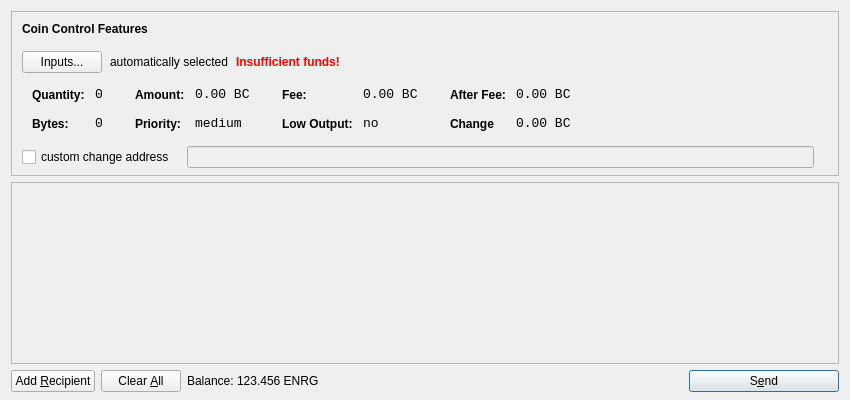
<?xml version="1.0" encoding="UTF-8"?>
<ui version="4.0">
 <class>SendCoinsDialog</class>
 <widget class="QDialog" name="SendCoinsDialog">
  <property name="geometry">
   <rect>
    <x>0</x>
    <y>0</y>
    <width>850</width>
    <height>400</height>
   </rect>
  </property>
  <property name="windowTitle">
   <string>Send Coins</string>
  </property>
  <layout class="QVBoxLayout" name="verticalLayout" stretch="0,1,0">
   <property name="bottomMargin">
    <number>8</number>
   </property>
   <item>
    <widget class="QFrame" name="frameCoinControl">
     <property name="sizePolicy">
      <sizepolicy hsizetype="Expanding" vsizetype="Expanding">
       <horstretch>0</horstretch>
       <verstretch>0</verstretch>
      </sizepolicy>
     </property>
     <property name="maximumSize">
      <size>
       <width>16777215</width>
       <height>16777215</height>
      </size>
     </property>
     <property name="frameShape">
      <enum>QFrame::StyledPanel</enum>
     </property>
     <property name="frameShadow">
      <enum>QFrame::Sunken</enum>
     </property>
     <layout class="QVBoxLayout" name="verticalLayoutCoinControl2">
      <property name="spacing">
       <number>-1</number>
      </property>
      <property name="leftMargin">
       <number>0</number>
      </property>
      <property name="topMargin">
       <number>0</number>
      </property>
      <property name="rightMargin">
       <number>0</number>
      </property>
      <property name="bottomMargin">
       <number>6</number>
      </property>
      <item>
       <layout class="QVBoxLayout" name="verticalLayoutCoinControl" stretch="0,0,0,0,1">
        <property name="spacing">
         <number>0</number>
        </property>
        <property name="leftMargin">
         <number>10</number>
        </property>
        <property name="topMargin">
         <number>10</number>
        </property>
        <item>
         <layout class="QHBoxLayout" name="horizontalLayoutCoinControl1">
          <property name="bottomMargin">
           <number>15</number>
          </property>
          <item>
           <widget class="QLabel" name="labelCoinControlFeatures">
            <property name="sizePolicy">
             <sizepolicy hsizetype="Preferred" vsizetype="Maximum">
              <horstretch>0</horstretch>
              <verstretch>0</verstretch>
             </sizepolicy>
            </property>
            <property name="font">
             <font>
              <weight>75</weight>
              <bold>true</bold>
             </font>
            </property>
            <property name="styleSheet">
             <string notr="true">font-weight:bold;</string>
            </property>
            <property name="text">
             <string>Coin Control Features</string>
            </property>
           </widget>
          </item>
         </layout>
        </item>
        <item>
         <layout class="QHBoxLayout" name="horizontalLayoutCoinControl2" stretch="0,0,0,0">
          <property name="spacing">
           <number>8</number>
          </property>
          <property name="bottomMargin">
           <number>10</number>
          </property>
          <item>
           <widget class="QPushButton" name="pushButtonCoinControl">
            <property name="styleSheet">
             <string notr="true"/>
            </property>
            <property name="text">
             <string>Inputs...</string>
            </property>
           </widget>
          </item>
          <item>
           <widget class="QLabel" name="labelCoinControlAutomaticallySelected">
            <property name="text">
             <string>automatically selected</string>
            </property>
            <property name="margin">
             <number>5</number>
            </property>
           </widget>
          </item>
          <item>
           <widget class="QLabel" name="labelCoinControlInsuffFunds">
            <property name="font">
             <font>
              <weight>75</weight>
              <bold>true</bold>
             </font>
            </property>
            <property name="styleSheet">
             <string notr="true">color:red;font-weight:bold;</string>
            </property>
            <property name="text">
             <string>Insufficient funds!</string>
            </property>
            <property name="margin">
             <number>5</number>
            </property>
           </widget>
          </item>
          <item>
           <spacer name="horizontalSpacerCoinControl">
            <property name="orientation">
             <enum>Qt::Horizontal</enum>
            </property>
            <property name="sizeHint" stdset="0">
             <size>
              <width>40</width>
              <height>1</height>
             </size>
            </property>
           </spacer>
          </item>
         </layout>
        </item>
        <item>
         <widget class="QWidget" name="widgetCoinControl" native="true">
          <property name="sizePolicy">
           <sizepolicy hsizetype="Preferred" vsizetype="Preferred">
            <horstretch>0</horstretch>
            <verstretch>0</verstretch>
           </sizepolicy>
          </property>
          <property name="minimumSize">
           <size>
            <width>0</width>
            <height>0</height>
           </size>
          </property>
          <property name="styleSheet">
           <string notr="true"/>
          </property>
          <layout class="QHBoxLayout" name="horizontalLayoutCoinControl5">
           <property name="margin">
            <number>0</number>
           </property>
           <item>
            <layout class="QHBoxLayout" name="horizontalLayoutCoinControl3" stretch="0,0,0,1">
             <property name="spacing">
              <number>20</number>
             </property>
             <property name="topMargin">
              <number>0</number>
             </property>
             <property name="bottomMargin">
              <number>10</number>
             </property>
             <item>
              <layout class="QFormLayout" name="formLayoutCoinControl1">
               <property name="horizontalSpacing">
                <number>10</number>
               </property>
               <property name="verticalSpacing">
                <number>14</number>
               </property>
               <property name="leftMargin">
                <number>10</number>
               </property>
               <property name="topMargin">
                <number>4</number>
               </property>
               <property name="rightMargin">
                <number>6</number>
               </property>
               <item row="0" column="0">
                <widget class="QLabel" name="labelCoinControlQuantityText">
                 <property name="styleSheet">
                  <string notr="true">font-weight:bold;</string>
                 </property>
                 <property name="text">
                  <string>Quantity:</string>
                 </property>
                 <property name="margin">
                  <number>0</number>
                 </property>
                </widget>
               </item>
               <item row="0" column="1">
                <widget class="QLabel" name="labelCoinControlQuantity">
                 <property name="font">
                  <font>
                   <family>Monospace</family>
                   <pointsize>10</pointsize>
                  </font>
                 </property>
                 <property name="cursor">
                  <cursorShape>IBeamCursor</cursorShape>
                 </property>
                 <property name="contextMenuPolicy">
                  <enum>Qt::ActionsContextMenu</enum>
                 </property>
                 <property name="text">
                  <string>0</string>
                 </property>
                 <property name="margin">
                  <number>0</number>
                 </property>
                 <property name="textInteractionFlags">
                  <set>Qt::LinksAccessibleByMouse|Qt::TextSelectableByKeyboard|Qt::TextSelectableByMouse</set>
                 </property>
                </widget>
               </item>
               <item row="1" column="0">
                <widget class="QLabel" name="labelCoinControlBytesText">
                 <property name="styleSheet">
                  <string notr="true">font-weight:bold;</string>
                 </property>
                 <property name="text">
                  <string>Bytes:</string>
                 </property>
                </widget>
               </item>
               <item row="1" column="1">
                <widget class="QLabel" name="labelCoinControlBytes">
                 <property name="font">
                  <font>
                   <family>Monospace</family>
                   <pointsize>10</pointsize>
                  </font>
                 </property>
                 <property name="cursor">
                  <cursorShape>IBeamCursor</cursorShape>
                 </property>
                 <property name="contextMenuPolicy">
                  <enum>Qt::ActionsContextMenu</enum>
                 </property>
                 <property name="text">
                  <string>0</string>
                 </property>
                 <property name="textInteractionFlags">
                  <set>Qt::LinksAccessibleByMouse|Qt::TextSelectableByKeyboard|Qt::TextSelectableByMouse</set>
                 </property>
                </widget>
               </item>
              </layout>
             </item>
             <item>
              <layout class="QFormLayout" name="formLayoutCoinControl2">
               <property name="horizontalSpacing">
                <number>10</number>
               </property>
               <property name="verticalSpacing">
                <number>14</number>
               </property>
               <property name="leftMargin">
                <number>6</number>
               </property>
               <property name="topMargin">
                <number>4</number>
               </property>
               <property name="rightMargin">
                <number>6</number>
               </property>
               <item row="0" column="0">
                <widget class="QLabel" name="labelCoinControlAmountText">
                 <property name="styleSheet">
                  <string notr="true">font-weight:bold;</string>
                 </property>
                 <property name="text">
                  <string>Amount:</string>
                 </property>
                 <property name="margin">
                  <number>0</number>
                 </property>
                </widget>
               </item>
               <item row="0" column="1">
                <widget class="QLabel" name="labelCoinControlAmount">
                 <property name="font">
                  <font>
                   <family>Monospace</family>
                   <pointsize>10</pointsize>
                  </font>
                 </property>
                 <property name="cursor">
                  <cursorShape>IBeamCursor</cursorShape>
                 </property>
                 <property name="contextMenuPolicy">
                  <enum>Qt::ActionsContextMenu</enum>
                 </property>
                 <property name="text">
                  <string>0.00 BC</string>
                 </property>
                 <property name="textInteractionFlags">
                  <set>Qt::LinksAccessibleByMouse|Qt::TextSelectableByKeyboard|Qt::TextSelectableByMouse</set>
                 </property>
                </widget>
               </item>
               <item row="1" column="0">
                <widget class="QLabel" name="labelCoinControlPriorityText">
                 <property name="styleSheet">
                  <string notr="true">font-weight:bold;</string>
                 </property>
                 <property name="text">
                  <string>Priority:</string>
                 </property>
                </widget>
               </item>
               <item row="1" column="1">
                <widget class="QLabel" name="labelCoinControlPriority">
                 <property name="font">
                  <font>
                   <family>Monospace</family>
                   <pointsize>10</pointsize>
                  </font>
                 </property>
                 <property name="cursor">
                  <cursorShape>IBeamCursor</cursorShape>
                 </property>
                 <property name="contextMenuPolicy">
                  <enum>Qt::ActionsContextMenu</enum>
                 </property>
                 <property name="text">
                  <string>medium</string>
                 </property>
                 <property name="textInteractionFlags">
                  <set>Qt::LinksAccessibleByMouse|Qt::TextSelectableByKeyboard|Qt::TextSelectableByMouse</set>
                 </property>
                </widget>
               </item>
              </layout>
             </item>
             <item>
              <layout class="QFormLayout" name="formLayoutCoinControl3">
               <property name="horizontalSpacing">
                <number>10</number>
               </property>
               <property name="verticalSpacing">
                <number>14</number>
               </property>
               <property name="leftMargin">
                <number>6</number>
               </property>
               <property name="topMargin">
                <number>4</number>
               </property>
               <property name="rightMargin">
                <number>6</number>
               </property>
               <item row="0" column="0">
                <widget class="QLabel" name="labelCoinControlFeeText">
                 <property name="styleSheet">
                  <string notr="true">font-weight:bold;</string>
                 </property>
                 <property name="text">
                  <string>Fee:</string>
                 </property>
                 <property name="margin">
                  <number>0</number>
                 </property>
                </widget>
               </item>
               <item row="0" column="1">
                <widget class="QLabel" name="labelCoinControlFee">
                 <property name="font">
                  <font>
                   <family>Monospace</family>
                   <pointsize>10</pointsize>
                  </font>
                 </property>
                 <property name="cursor">
                  <cursorShape>IBeamCursor</cursorShape>
                 </property>
                 <property name="contextMenuPolicy">
                  <enum>Qt::ActionsContextMenu</enum>
                 </property>
                 <property name="text">
                  <string>0.00 BC</string>
                 </property>
                 <property name="textInteractionFlags">
                  <set>Qt::LinksAccessibleByMouse|Qt::TextSelectableByKeyboard|Qt::TextSelectableByMouse</set>
                 </property>
                </widget>
               </item>
               <item row="1" column="0">
                <widget class="QLabel" name="labelCoinControlLowOutputText">
                 <property name="styleSheet">
                  <string notr="true">font-weight:bold;</string>
                 </property>
                 <property name="text">
                  <string>Low Output:</string>
                 </property>
                </widget>
               </item>
               <item row="1" column="1">
                <widget class="QLabel" name="labelCoinControlLowOutput">
                 <property name="font">
                  <font>
                   <family>Monospace</family>
                   <pointsize>10</pointsize>
                  </font>
                 </property>
                 <property name="cursor">
                  <cursorShape>IBeamCursor</cursorShape>
                 </property>
                 <property name="contextMenuPolicy">
                  <enum>Qt::ActionsContextMenu</enum>
                 </property>
                 <property name="text">
                  <string>no</string>
                 </property>
                 <property name="textInteractionFlags">
                  <set>Qt::LinksAccessibleByMouse|Qt::TextSelectableByKeyboard|Qt::TextSelectableByMouse</set>
                 </property>
                </widget>
               </item>
              </layout>
             </item>
             <item>
              <layout class="QFormLayout" name="formLayoutCoinControl4">
               <property name="horizontalSpacing">
                <number>10</number>
               </property>
               <property name="verticalSpacing">
                <number>14</number>
               </property>
               <property name="leftMargin">
                <number>6</number>
               </property>
               <property name="topMargin">
                <number>4</number>
               </property>
               <property name="rightMargin">
                <number>6</number>
               </property>
               <item row="0" column="0">
                <widget class="QLabel" name="labelCoinControlAfterFeeText">
                 <property name="styleSheet">
                  <string notr="true">font-weight:bold;</string>
                 </property>
                 <property name="text">
                  <string>After Fee:</string>
                 </property>
                 <property name="margin">
                  <number>0</number>
                 </property>
                </widget>
               </item>
               <item row="0" column="1">
                <widget class="QLabel" name="labelCoinControlAfterFee">
                 <property name="font">
                  <font>
                   <family>Monospace</family>
                   <pointsize>10</pointsize>
                  </font>
                 </property>
                 <property name="cursor">
                  <cursorShape>IBeamCursor</cursorShape>
                 </property>
                 <property name="contextMenuPolicy">
                  <enum>Qt::ActionsContextMenu</enum>
                 </property>
                 <property name="text">
                  <string>0.00 BC</string>
                 </property>
                 <property name="textInteractionFlags">
                  <set>Qt::LinksAccessibleByMouse|Qt::TextSelectableByKeyboard|Qt::TextSelectableByMouse</set>
                 </property>
                </widget>
               </item>
               <item row="1" column="0">
                <widget class="QLabel" name="labelCoinControlChangeText">
                 <property name="styleSheet">
                  <string notr="true">font-weight:bold;</string>
                 </property>
                 <property name="text">
                  <string>Change</string>
                 </property>
                </widget>
               </item>
               <item row="1" column="1">
                <widget class="QLabel" name="labelCoinControlChange">
                 <property name="font">
                  <font>
                   <family>Monospace</family>
                   <pointsize>10</pointsize>
                  </font>
                 </property>
                 <property name="cursor">
                  <cursorShape>IBeamCursor</cursorShape>
                 </property>
                 <property name="contextMenuPolicy">
                  <enum>Qt::ActionsContextMenu</enum>
                 </property>
                 <property name="text">
                  <string>0.00 BC</string>
                 </property>
                 <property name="textInteractionFlags">
                  <set>Qt::LinksAccessibleByMouse|Qt::TextSelectableByKeyboard|Qt::TextSelectableByMouse</set>
                 </property>
                </widget>
               </item>
              </layout>
             </item>
            </layout>
           </item>
          </layout>
         </widget>
        </item>
        <item>
         <layout class="QHBoxLayout" name="horizontalLayoutCoinControl4" stretch="0,0,0">
          <property name="spacing">
           <number>12</number>
          </property>
          <property name="sizeConstraint">
           <enum>QLayout::SetDefaultConstraint</enum>
          </property>
          <property name="topMargin">
           <number>5</number>
          </property>
          <property name="rightMargin">
           <number>5</number>
          </property>
          <item>
           <widget class="QCheckBox" name="checkBoxCoinControlChange">
            <property name="text">
             <string>custom change address</string>
            </property>
           </widget>
          </item>
          <item>
           <widget class="QLineEdit" name="lineEditCoinControlChange">
            <property name="enabled">
             <bool>false</bool>
            </property>
            <property name="sizePolicy">
             <sizepolicy hsizetype="Expanding" vsizetype="Fixed">
              <horstretch>0</horstretch>
              <verstretch>0</verstretch>
             </sizepolicy>
            </property>
           </widget>
          </item>
          <item>
           <widget class="QLabel" name="labelCoinControlChangeLabel">
            <property name="sizePolicy">
             <sizepolicy hsizetype="Preferred" vsizetype="Expanding">
              <horstretch>0</horstretch>
              <verstretch>0</verstretch>
             </sizepolicy>
            </property>
            <property name="minimumSize">
             <size>
              <width>0</width>
              <height>0</height>
             </size>
            </property>
            <property name="text">
             <string/>
            </property>
            <property name="margin">
             <number>3</number>
            </property>
           </widget>
          </item>
         </layout>
        </item>
        <item>
         <spacer name="verticalSpacerCoinControl">
          <property name="orientation">
           <enum>Qt::Vertical</enum>
          </property>
          <property name="sizeHint" stdset="0">
           <size>
            <width>800</width>
            <height>1</height>
           </size>
          </property>
         </spacer>
        </item>
       </layout>
      </item>
     </layout>
    </widget>
   </item>
   <item>
    <widget class="QScrollArea" name="scrollArea">
     <property name="widgetResizable">
      <bool>true</bool>
     </property>
     <widget class="QWidget" name="scrollAreaWidgetContents">
      <property name="geometry">
       <rect>
        <x>0</x>
        <y>0</y>
        <width>830</width>
        <height>165</height>
       </rect>
      </property>
      <layout class="QVBoxLayout" name="verticalLayout_2">
       <property name="margin">
        <number>0</number>
       </property>
       <item>
        <layout class="QVBoxLayout" name="entries">
         <property name="spacing">
          <number>6</number>
         </property>
        </layout>
       </item>
       <item>
        <spacer name="verticalSpacer">
         <property name="orientation">
          <enum>Qt::Vertical</enum>
         </property>
         <property name="sizeHint" stdset="0">
          <size>
           <width>20</width>
           <height>40</height>
          </size>
         </property>
        </spacer>
       </item>
      </layout>
     </widget>
    </widget>
   </item>
   <item>
    <layout class="QHBoxLayout" name="horizontalLayout">
     <item>
      <widget class="QPushButton" name="addButton">
       <property name="toolTip">
        <string>Send to multiple recipients at once</string>
       </property>
       <property name="text">
        <string>Add &amp;Recipient</string>
       </property>
       <property name="icon">
        <iconset resource="../bitcoin.qrc">
         <normaloff>:/icons/add</normaloff>:/icons/add</iconset>
       </property>
       <property name="autoDefault">
        <bool>false</bool>
       </property>
      </widget>
     </item>
     <item>
      <widget class="QPushButton" name="clearButton">
       <property name="sizePolicy">
        <sizepolicy hsizetype="Minimum" vsizetype="Fixed">
         <horstretch>0</horstretch>
         <verstretch>0</verstretch>
        </sizepolicy>
       </property>
       <property name="toolTip">
        <string>Remove all transaction fields</string>
       </property>
       <property name="text">
        <string>Clear &amp;All</string>
       </property>
       <property name="icon">
        <iconset resource="../bitcoin.qrc">
         <normaloff>:/icons/remove</normaloff>:/icons/remove</iconset>
       </property>
       <property name="autoRepeatDelay">
        <number>300</number>
       </property>
       <property name="autoDefault">
        <bool>false</bool>
       </property>
      </widget>
     </item>
     <item>
      <layout class="QHBoxLayout" name="horizontalLayout_2">
       <property name="spacing">
        <number>3</number>
       </property>
       <item>
        <widget class="QLabel" name="label">
		<property name="sizePolicy">
           <sizepolicy hsizetype="Preferred" vsizetype="Fixed">
            <horstretch>0</horstretch>
            <verstretch>0</verstretch>
           </sizepolicy>
          </property>
         <property name="text">
          <string>Balance:</string>
         </property>
        </widget>
       </item>
       <item>
        <widget class="QLabel" name="labelBalance">
		<property name="sizePolicy">
           <sizepolicy hsizetype="Preferred" vsizetype="Fixed">
            <horstretch>0</horstretch>
            <verstretch>0</verstretch>
           </sizepolicy>
          </property>
         <property name="cursor">
          <cursorShape>IBeamCursor</cursorShape>
         </property>
         <property name="text">
          <string>123.456 ENRG</string>
         </property>
         <property name="textInteractionFlags">
          <set>Qt::LinksAccessibleByMouse|Qt::TextSelectableByKeyboard|Qt::TextSelectableByMouse</set>
         </property>
        </widget>
       </item>
      </layout>
     </item>
     <item>
      <spacer name="horizontalSpacer">
       <property name="orientation">
        <enum>Qt::Horizontal</enum>
       </property>
       <property name="sizeHint" stdset="0">
        <size>
         <width>40</width>
         <height>20</height>
        </size>
       </property>
      </spacer>
     </item>
     <item>
      <widget class="QPushButton" name="sendButton">
       <property name="minimumSize">
        <size>
         <width>150</width>
         <height>0</height>
        </size>
       </property>
       <property name="toolTip">
        <string>Confirm the send action</string>
       </property>
       <property name="text">
        <string>S&amp;end</string>
       </property>
       <property name="icon">
        <iconset resource="../bitcoin.qrc">
         <normaloff>:/icons/send</normaloff>:/icons/send</iconset>
       </property>
       <property name="default">
        <bool>true</bool>
       </property>
      </widget>
     </item>
    </layout>
   </item>
  </layout>
 </widget>
 <resources>
  <include location="../bitcoin.qrc"/>
 </resources>
 <connections/>
</ui>
